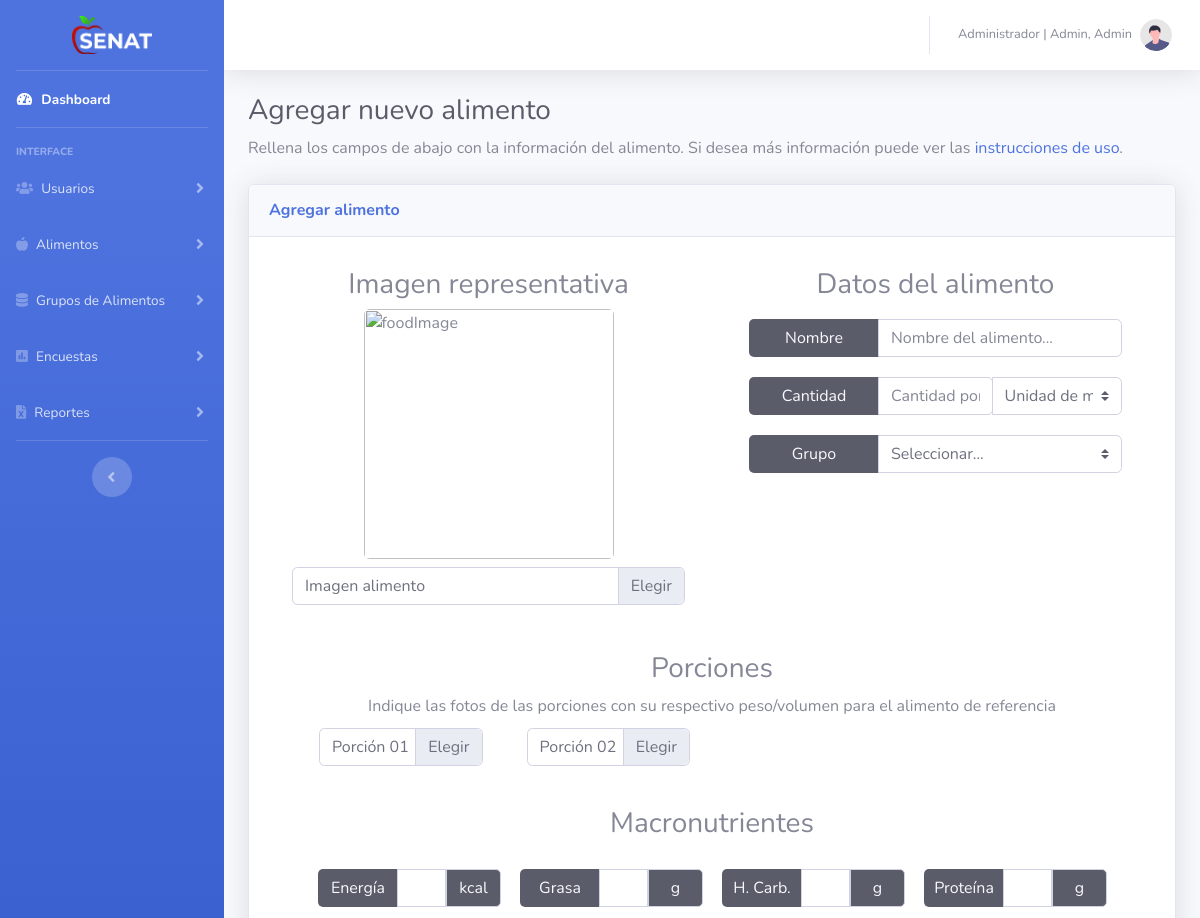
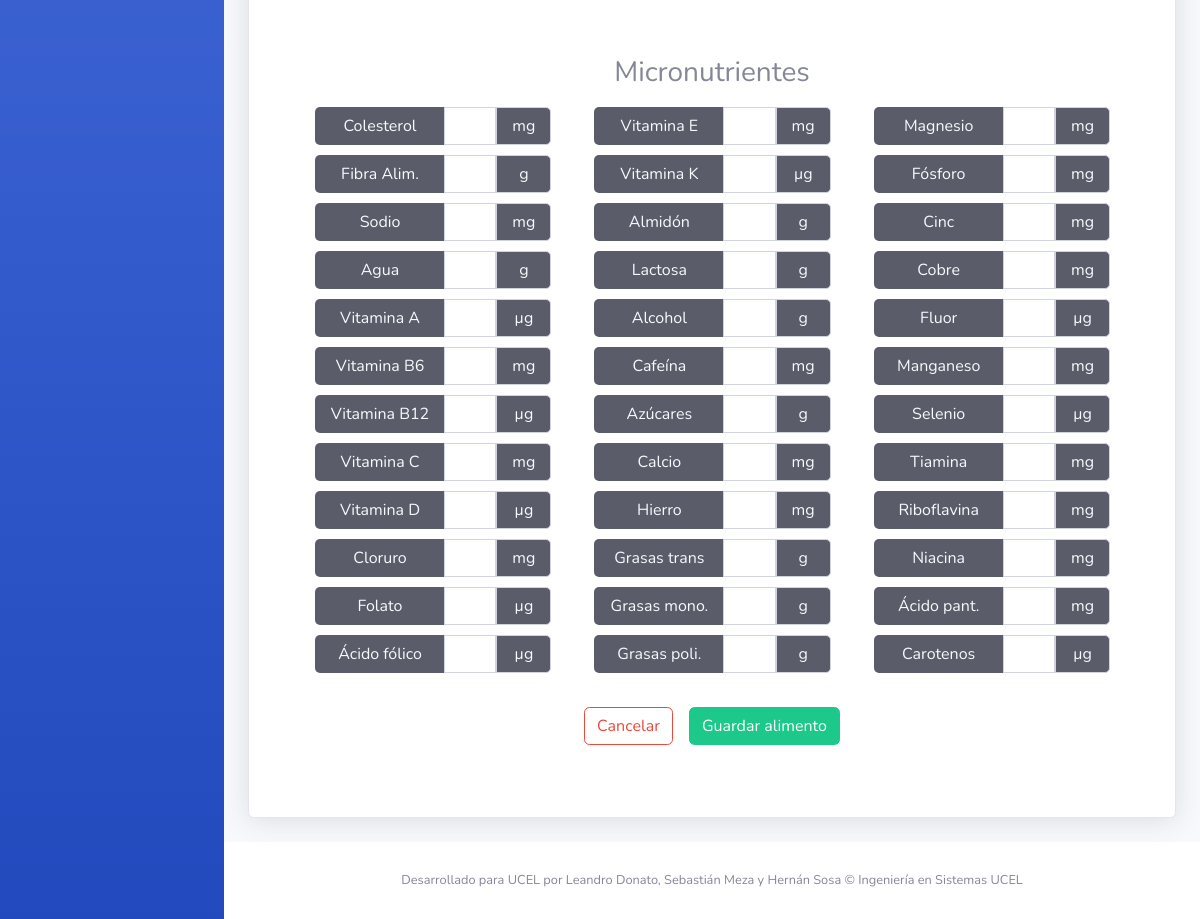
The app's page /assets/pages/Alimentos/crearAlimento.php (signed in) with its own data (2 pictures, top to bottom).
### tables this page shows
CREATE TABLE `usuario` (
  `idusuario` int(11) NOT NULL,
  `dni` varchar(200) NOT NULL,
  `clave` varchar(200) NOT NULL,
  `nombre` varchar(200) NOT NULL,
  `apellido` varchar(200) NOT NULL,
  `rol` varchar(200) NOT NULL,
  `correo` varchar(200) NOT NULL,
  `foto` varchar(200) NOT NULL,
  `estado` int(1) NOT NULL
);

### assets/pages/Alimentos/crearAlimento.php (the view, shortened to what the rows shown need)
<?php
include("../../../utils/menu.php");
include("../../../utils/navbar.php");
?>
<!DOCTYPE html>
<html lang="es">
<head>
  <link href="../../../vendor/fontawesome-free/css/all.min.css" rel="stylesheet" type="text/css">
  <link href="../../../css/sb-admin-2.min.css" rel="stylesheet">
  <link href="../../../css/estilos.css" rel="stylesheet">
</head>
<body id="page-top">
  <div id="wrapper">
    <div id="content-wrapper" class="d-flex flex-column">
      <div id="content">
        <?php
        echo $navbar;
        ?>
        <div class="container-fluid">
          <h1 class="h3 mb-2 text-gray-800">Agregar nuevo alimento</h1>
        </div>
      </div>
    </div>
  </div>
</body>
</html>

### utils/navbar.php (shortened to what the rows shown need)
<?php
$u=$_SESSION['user'];
$c=mysqli_query($conect, "SELECT * FROM usuario WHERE dni='$u'");
$a=mysqli_fetch_assoc($c);
if($a['rol']==1){
  $rol='Administrador';
}else{
  $rol='Nutricionista';
}
if($a['foto']==''){
  $foto='undraw_profile.svg';
}else{
  $foto=$a['dni'].'.jpg';
}
$navbar='
<nav class="navbar navbar-expand navbar-light bg-white topbar mb-4 static-top shadow">
  <button id="sidebarToggleTop" class="btn btn-link d-md-none rounded-circle mr-3">
    <i class="fa fa-bars"></i>
  </button>
  <ul class="navbar-nav ml-auto">
    <div class="topbar-divider d-none d-sm-block"></div>
    <li class="nav-item dropdown no-arrow">
      <a class="nav-link dropdown-toggle" href="#" id="userDropdown" role="button" data-toggle="dropdown"
        aria-haspopup="true" aria-expanded="false">
        <span class="mr-2 d-none d-lg-inline text-gray-600 small">'.$rol.' | '.$a['apellido'].', '.$a['nombre'].'</span>
        <img class="img-profile rounded-circle" src="../../img/ImgUsuarios/'.$foto.'">
        </a>
      <div class="dropdown-menu dropdown-menu-right shadow animated--grow-in" aria-labelledby="userDropdown">
        <a class="dropdown-item" href="#" data-toggle="modal" data-target="#logoutModal">
          <i class="fas fa-sign-out-alt fa-sm fa-fw mr-2 text-gray-400"></i>
          Cerrar sesión
        </a>
      </div>
    </li>
  </ul>
</nav>
';
?>

### records on screen
usuario: rol "Administrador", apellido "Admin", nombre "Admin"
